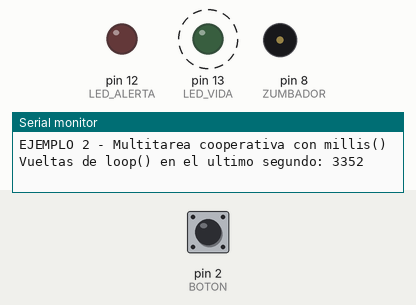
Recording of a sketch running on a simulated Arduino Uno, built with avr-gcc and run on an emulated ATmega328P. Parts: output pins drawn as LEDs (lit = HIGH), buzzer (waves = sounding), the last lines printed to the serial monitor. Dashed ring = blinking. The inputs (shaded band) are chosen by the test bench; at power-on: pin 2 (BOTON) HIGH.

Above: at 1.25 s.
1.3 s: pin 2 (BOTON) pulled LOW for 0.15 s
At 1.57 s:
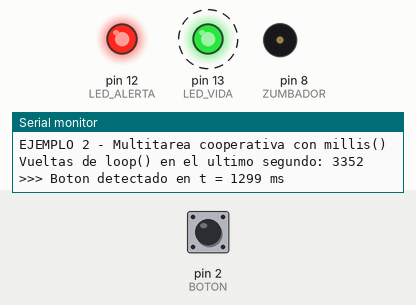
4.3 s: pin 2 (BOTON) pulled LOW for 1 s
At 4.57 s:
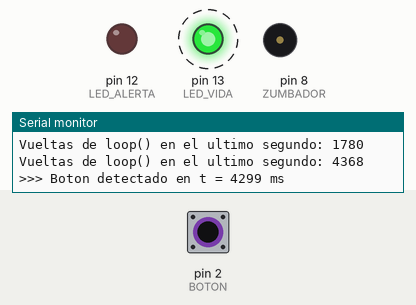
7.3 s: pin 2 (BOTON) pulled LOW for 3.2 s
At 7.72 s:
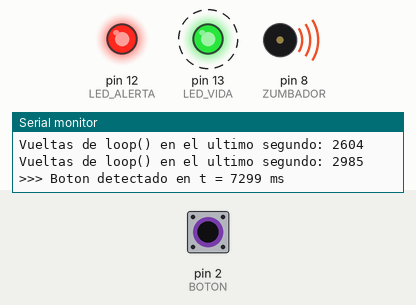
Timing chart, 0 to 18.0 s (numbered marks = the images above; inputs shaded):
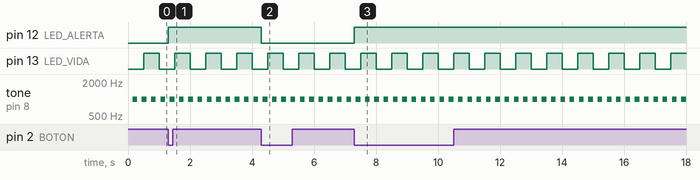

The sketch:

02_multitarea_cooperativa.ino
```cpp
/*
  ============================================================================
  EJEMPLO 2 de 5 - MULTITAREA COOPERATIVA con millis() (sin sistema operativo)
  ============================================================================
  Placa: Arduino UNO (funciona igual en Wokwi)
  Autor: Cristian Carrera 2024-1932 - ITLA - IA e IoT 2026-C-2

  Mismas tres obligaciones del Ejemplo 1, pero ahora ninguna funcion bloquea.
  Cada "tarea" es una maquina de estados que se pregunta "ya me toca?" usando
  millis(), hace su trabajo en microsegundos y DEVUELVE el control.

  Esto es CONCURRENCIA REAL sobre un solo nucleo: las tres tareas progresan
  intercaladas. No es PARALELISMO, porque en cada instante fisico solo una
  instruccion se esta ejecutando; simplemente se turnan tan rapido que para
  el mundo exterior parecen simultaneas.

  Se llama COOPERATIVA porque nadie puede expulsar a una tarea: si una de
  ellas se porta mal y tarda 2 segundos, congela a todas las demas. La
  cooperacion depende de la disciplina del programador, no del hardware.
  Esa es su limitacion, y es exactamente lo que resuelve el Ejemplo 3.

  QUE OBSERVAR EN LA DEMOSTRACION
  -------------------------------
  El boton responde AL INSTANTE con un toque de 50 ms.
  El LED de vida mantiene su periodo exacto de 1000 ms aunque el zumbador
  este trabajando a otro ritmo distinto (300 ms).
  El monitor serie muestra cuantas veces por segundo se ejecuta el loop:
  decenas de miles. Ese numero es el "presupuesto de reaccion" del sistema.
  ============================================================================
*/

const int LED_VIDA   = 13;
const int ZUMBADOR   = 8;
const int BOTON      = 2;
const int LED_ALERTA = 12;

// --- Estado privado de cada tarea (equivale a las variables locales que en
//     un sistema con hilos viviria en la pila de cada hilo) -----------------
unsigned long tLedVida    = 0;   bool ledVidaEncendido = false;
unsigned long tZumbador   = 0;   bool zumbadorSonando  = false;
unsigned long tEstadistica = 0;
unsigned long vueltasLoop = 0;

const unsigned long PERIODO_LED      = 500;   // medio ciclo -> 1 Hz
const unsigned long PERIODO_ZUMBADOR = 150;   // medio ciclo -> 3.3 Hz
const unsigned long PERIODO_REPORTE  = 1000;

// ---------------------------------------------------------------------------
// Tarea A: LED de "sistema vivo". Nunca bloquea.
// ---------------------------------------------------------------------------
void tareaLedVida(unsigned long ahora) {
  if (ahora - tLedVida < PERIODO_LED) return;   // todavia no me toca
  tLedVida = ahora;
  ledVidaEncendido = !ledVidaEncendido;
  digitalWrite(LED_VIDA, ledVidaEncendido);
}

// ---------------------------------------------------------------------------
// Tarea B: pitido intermitente, con un ritmo INDEPENDIENTE del LED.
// ---------------------------------------------------------------------------
void tareaZumbador(unsigned long ahora) {
  if (ahora - tZumbador < PERIODO_ZUMBADOR) return;
  tZumbador = ahora;
  zumbadorSonando = !zumbadorSonando;
  if (zumbadorSonando) tone(ZUMBADOR, 1000);
  else                 noTone(ZUMBADOR);
}

// ---------------------------------------------------------------------------
// Tarea C: boton de emergencia. Al no haber bloqueos, se consulta miles de
// veces por segundo, asi que ningun toque se escapa.
// ---------------------------------------------------------------------------
void tareaBoton(unsigned long ahora) {
  static bool estadoAnterior = HIGH;
  static unsigned long tRebote = 0;

  bool lectura = digitalRead(BOTON);
  if (lectura == estadoAnterior) return;
  if (ahora - tRebote < 30) return;             // antirrebote no bloqueante
  tRebote = ahora;
  estadoAnterior = lectura;

  if (lectura == LOW) {
    digitalWrite(LED_ALERTA, !digitalRead(LED_ALERTA));
    Serial.print(F(">>> Boton detectado en t = "));
    Serial.print(ahora);
    Serial.println(F(" ms"));
  }
}

// ---------------------------------------------------------------------------
// Tarea D: telemetria. Mide cuantas vueltas de loop() caben en un segundo.
// ---------------------------------------------------------------------------
void tareaEstadistica(unsigned long ahora) {
  if (ahora - tEstadistica < PERIODO_REPORTE) return;
  tEstadistica = ahora;
  Serial.print(F("Vueltas de loop() en el ultimo segundo: "));
  Serial.println(vueltasLoop);
  vueltasLoop = 0;
}

void setup() {
  Serial.begin(9600);
  pinMode(LED_VIDA,   OUTPUT);
  pinMode(ZUMBADOR,   OUTPUT);
  pinMode(LED_ALERTA, OUTPUT);
  pinMode(BOTON,      INPUT_PULLUP);
  Serial.println(F("EJEMPLO 2 - Multitarea cooperativa con millis()"));
}

// ---------------------------------------------------------------------------
// El loop() se convierte en un PLANIFICADOR (scheduler) cooperativo: le
// ofrece la CPU a cada tarea, una detras de otra, miles de veces por segundo.
// ---------------------------------------------------------------------------
void loop() {
  unsigned long ahora = millis();
  vueltasLoop++;

  tareaLedVida(ahora);
  tareaZumbador(ahora);
  tareaBoton(ahora);
  tareaEstadistica(ahora);

  // Regla de oro de este modelo: aqui NO puede haber ni un solo delay().
}
```

Measured:
- after the input at 1.3 s, pin 12 (LED_ALERTA): LOW → HIGH at once
- after the input at 4.3 s, pin 12 (LED_ALERTA): HIGH → LOW at once
- after the input at 7.3 s, pin 12 (LED_ALERTA): LOW → HIGH at once
- by itself, pin 13 (LED_VIDA): alternates HIGH for 0.50 s and LOW for 0.50 s
- by itself, tone on pin 8 (ZUMBADOR): alternates 1000 Hz for 0.15 s and silent for 0.15 s
